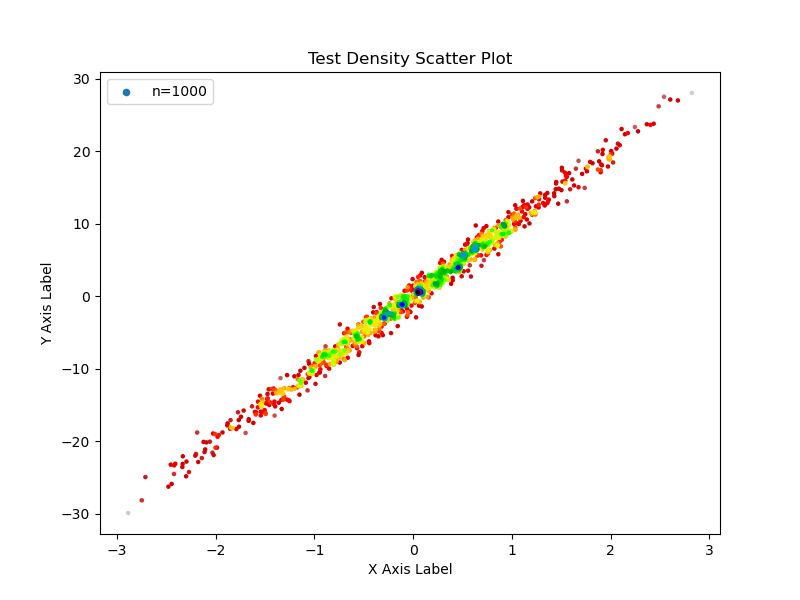

This figure's Python source:
import numpy as np
import matplotlib.pyplot as plt
from emcpy.plots.plots import Scatter
from emcpy.plots.create_plots import CreatePlot, CreateFigure

# Create test data
x = np.random.normal(size=1000)
y = x * 10 + np.random.normal(size=1000)

# Create Scatter object
sctr1 = Scatter(x, y)
# Add density scatter feature in object
sctr1.density_scatter()

# Create plot object and add features
plot1 = CreatePlot()
plot1.plot_layers = [sctr1]
plot1.add_title(label='Test Density Scatter Plot')
plot1.add_xlabel(xlabel='X Axis Label')
plot1.add_ylabel(ylabel='Y Axis Label')
plot1.add_legend()

# Create figure
fig = CreateFigure()
fig.plot_list = [plot1]
fig.create_figure()
fig.save_figure('density_scatter.png')
